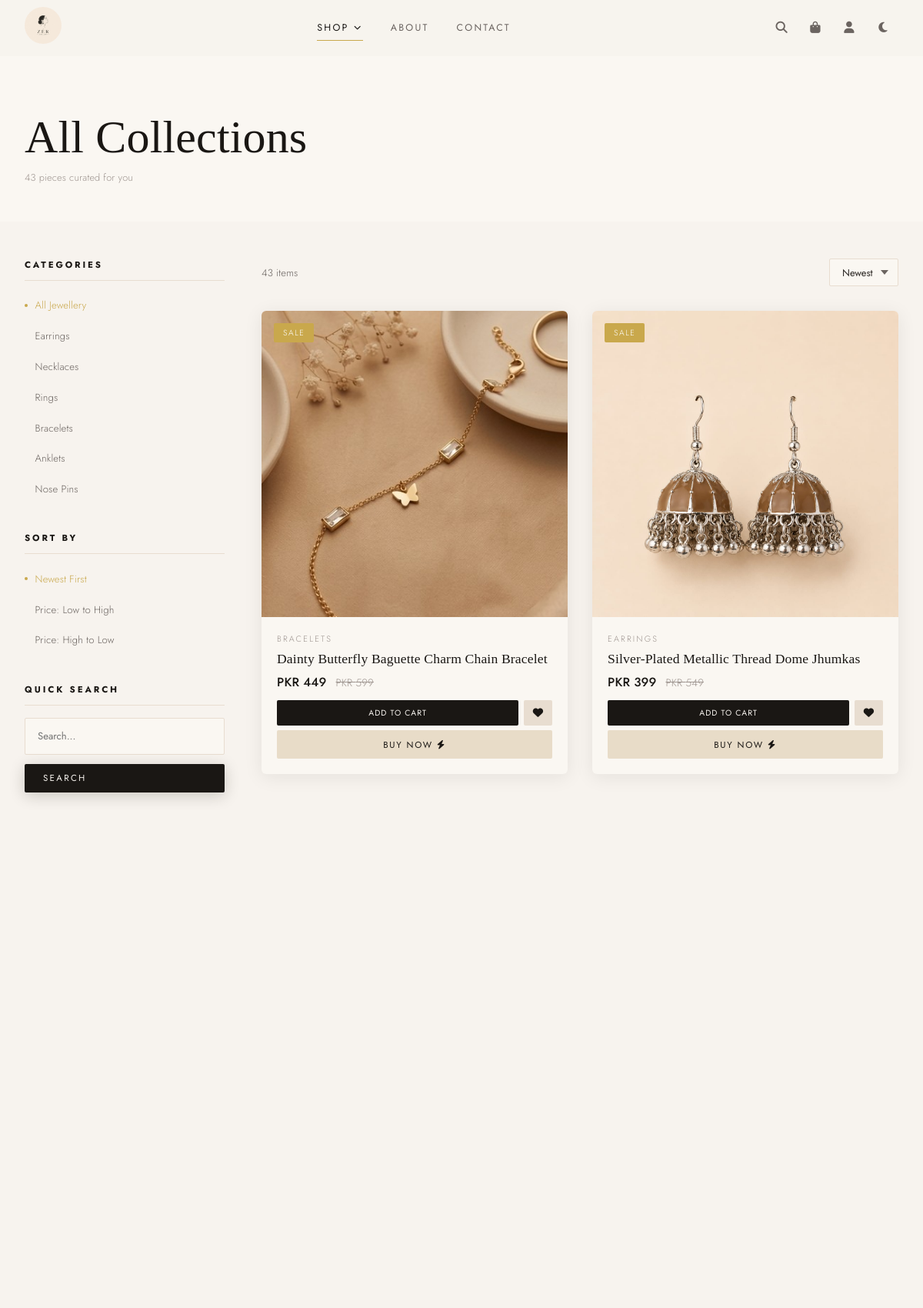
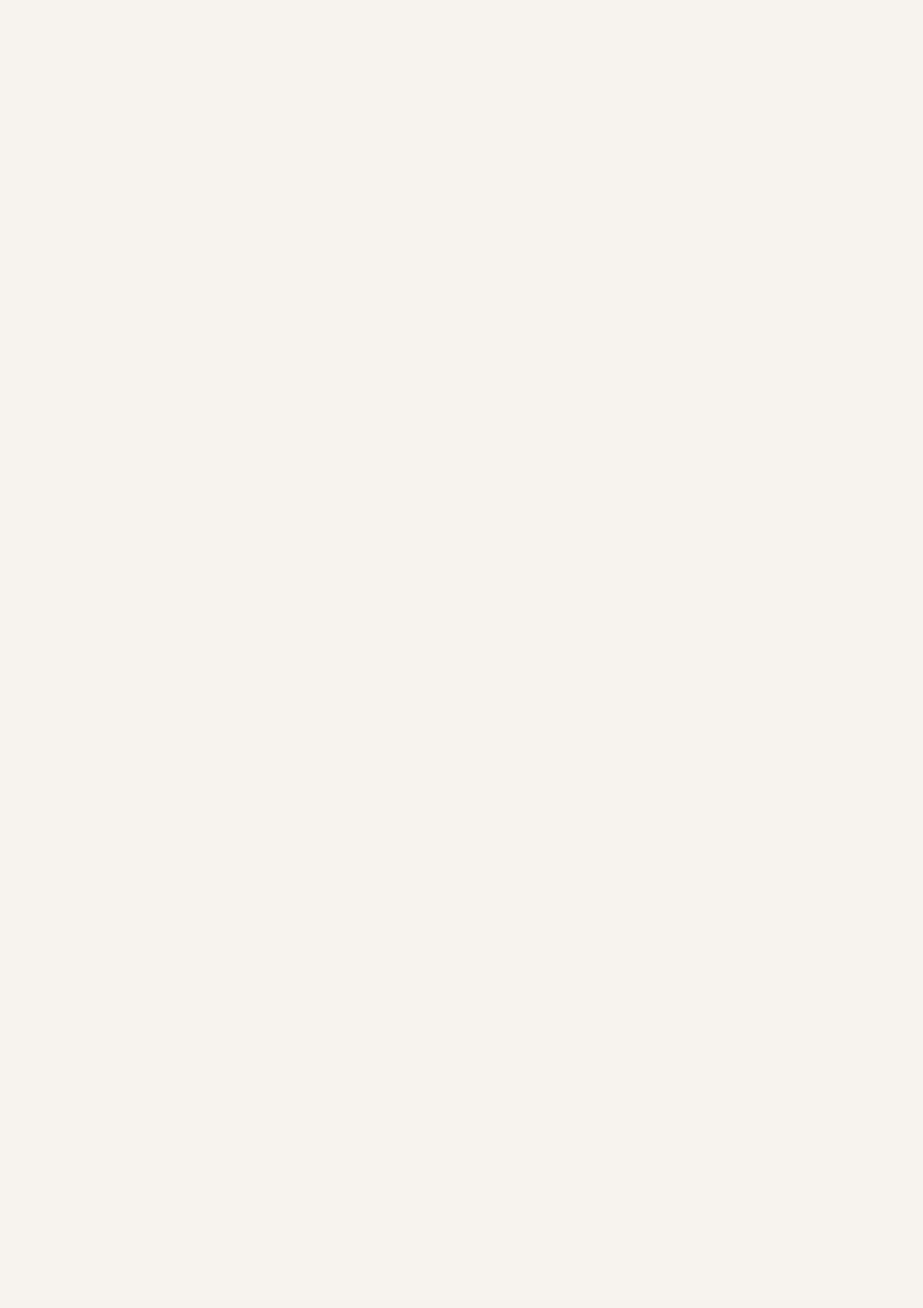
Page /shop (upper part) on the committed database (2 pictures, top to bottom).
### app.py (models this page shows)
class Product(db.Model):
    id = db.Column(db.Integer, primary_key=True)
    name = db.Column(db.String(200), nullable=False)
    description = db.Column(db.Text)
    price = db.Column(db.Float, nullable=False)
    original_price = db.Column(db.Float)
    category = db.Column(db.String(50), nullable=False)
    image_url = db.Column(db.String(300))
    image_url_2 = db.Column(db.String(300))
    image_url_3 = db.Column(db.String(300))
    image_url_4 = db.Column(db.String(300))
    stock = db.Column(db.Integer, default=10)
    is_featured = db.Column(db.Boolean, default=False)
    is_trending = db.Column(db.Boolean, default=False)
    material = db.Column(db.String(100))
    weight = db.Column(db.String(50))
    created_at = db.Column(db.DateTime, default=datetime.utcnow)
    reviews = db.relationship('Review', backref='product', lazy=True)
    wishlist = db.relationship('Wishlist', backref='product', lazy=True)

### app.py (the view, shortened to what this page needs)
@app.route('/shop')
def shop():
    category = request.args.get('category', '')
    search = request.args.get('search', '')[:100]
    sort = request.args.get('sort', 'newest')
    page = request.args.get('page', 1, type=int)
    query = Product.query
    if category:
        query = query.filter_by(category=category)
    if sort == 'price_asc':
        query = query.order_by(Product.price.asc())
    elif sort == 'price_desc':
        query = query.order_by(Product.price.desc())
    elif sort == 'newest':
        query = query.order_by(Product.created_at.desc())
    products = query.paginate(page=page, per_page=12, error_out=False)
    return render_template('shop.html', products=products, category=category, search=search, sort=sort)

### app.py (called while the page is built, shortened)
def get_cart():
    raw = session.get('cart', {})
    if not isinstance(raw, dict):
        return {}
    clean = {}
    return clean

def cart_count():
    return sum(item['qty'] for item in get_cart().values())

def get_wishlist_ids():
    uid = session.get('user_id')
    if uid:
        items = Wishlist.query.filter_by(user_id=uid).all()
        return [w.product_id for w in items]
    return []

@app.context_processor
def inject_globals():
    uid = session.get('user_id')
    current_user = db.session.get(User, uid) if uid else None
    return dict(
        cart_count=cart_count(),
        wishlist_ids=get_wishlist_ids(),
        current_user=current_user,
        csrf_token=csrf_token,
        categories=['Earrings','Necklaces','Rings','Bracelets','Anklets','Nose Pins']
    )

def csrf_token():
    token = session.get('_csrf_token')
    if not token:
        token = secrets.token_urlsafe(32)
        session['_csrf_token'] = token
    return token

@app.before_request
def protect_state_changing_requests():
    if request.method in {'POST', 'PUT', 'PATCH', 'DELETE'}:
        expected = session.get('_csrf_token')
        supplied = request.form.get('csrf_token') or request.headers.get('X-CSRF-Token')
        if not expected or not supplied or not secrets.compare_digest(expected, supplied):
            if request.path.startswith('/wishlist/'):
                return jsonify({'status': 'csrf_error'}), 400
            flash('Your session expired. Please try again.', 'error')
            return redirect(safe_next_url(request.referrer) or url_for('home'))

### templates/shop.html (shortened to what this page needs)
{% extends "base.html" %}
{% block content %}
<div class="shop-header">
  <div class="container">
    <h1 class="shop-title">{% if category %}{{ category }}{% else %}All Collections{% endif %}</h1>
    <p class="shop-meta">{{ products.total }} pieces curated for you</p>
  </div>
</div>
<div class="shop-layout">
  <aside class="shop-sidebar">
    <div class="sidebar-section">
      <h4 class="sidebar-title">Categories</h4>
      <ul class="filter-list">
        <li><a href="{{ url_for('shop') }}" class="{% if not category %}active{% endif %}">All Jewellery</a></li>
        {% for cat in categories %}
        <li><a href="{{ url_for('shop', category=cat) }}" class="{% if category==cat %}active{% endif %}">{{ cat }}</a></li>
        {% endfor %}
      </ul>
    </div>
    <div class="sidebar-section">
      <h4 class="sidebar-title">Sort By</h4>
      <ul class="filter-list">
        <li><a href="{{ url_for('shop', category=category, sort='newest') }}" class="{% if sort=='newest' %}active{% endif %}">Newest First</a></li>
        <li><a href="{{ url_for('shop', category=category, sort='price_asc') }}" class="{% if sort=='price_asc' %}active{% endif %}">Price: Low to High</a></li>
        <li><a href="{{ url_for('shop', category=category, sort='price_desc') }}" class="{% if sort=='price_desc' %}active{% endif %}">Price: High to Low</a></li>
      </ul>
    </div>
    <div class="sidebar-section">
      <h4 class="sidebar-title">Quick Search</h4>
      <form action="{{ url_for('shop') }}" method="get" style="display:flex;flex-direction:column;gap:0.75rem">
        <input type="text" name="search" value="{{ search }}" placeholder="Search..." class="form-input" style="font-size:0.82rem">
        <button type="submit" class="btn btn-primary btn-sm">Search</button>
      </form>
    </div>
  </aside>
  <div>
    <div class="shop-controls">
      <p style="font-size:0.82rem;color:var(--warm-grey)">
        {% if search %}Results for "{{ search }}" — {% endif %}{{ products.total }} items
      </p>
      <select class="sort-select" onchange="location.href=this.value">
        <option value="{{ url_for('shop', category=category, sort='newest') }}" {% if sort=='newest' %}selected{% endif %}>Newest</option>
      </select>
    </div>
    {% if products.items %}
    <div class="products-grid">
      {% for product in products.items %}
      <div class="product-card reveal reveal-delay-{{ loop.index % 4 }}">
        {% if product.original_price %}<span class="product-badge">Sale</span>{% endif %}
        <a href="{{ url_for('product_detail', id=product.id) }}" style="display:block;overflow:hidden;aspect-ratio:1;">
          <img src="{{ product.image_url }}" alt="{{ product.name }}" loading="lazy" style="width:100%;height:100%;object-fit:cover;transition:transform 0.7s ease;">
        </a>
        <div class="product-info">
          <p class="product-category">{{ product.category }}</p>
          <a href="{{ url_for('product_detail', id=product.id) }}" class="product-name">{{ product.name }}</a>
          <div class="product-price-wrap">
            <span class="product-price">PKR {{ "{:,.0f}".format(product.price) }}</span>
            {% if product.original_price %}<span class="product-orig">PKR {{ "{:,.0f}".format(product.original_price) }}</span>{% endif %}
          </div>
          {% if product.stock > 0 %}
          <div style="display:flex;gap:0.4rem;margin-top:0.75rem">
            <form action="{{ url_for('add_to_cart', id=product.id) }}" method="post" style="flex:1">
              <button type="submit" class="card-btn-dark">Add to Cart</button>
            </form>
            <button class="wishlist-btn " data-product-id="{{ product.id }}" style="padding:0.55rem 0.75rem;background:var(--beige);color:var(--black);border:none;cursor:pointer;border-radius:2px;transition:all 0.2s;"><i class="fas fa-heart"></i></button>
          </div>
          <form action="{{ url_for('buy_now', id=product.id) }}" method="post" style="margin-top:0.4rem">
            <button type="submit" class="card-btn-buynow">Buy Now <i class="fas fa-bolt"></i></button>
          </form>
          {% else %}
          <div style="margin-top:0.75rem;padding:0.65rem;background:var(--beige);color:var(--light-grey);text-align:center;font-size:0.72rem;letter-spacing:0.15em;text-transform:uppercase;border-radius:2px;">Sold Out</div>
          {% endif %}
        </div>
      </div>
      {% endfor %}
    </div>
    {% endif %}
  </div>
</div>
{% endblock %}

### rows in the picture
Product: shows "SALE", image_url (picture), category "BRACELETS", name "Dainty Butterfly Baguette Charm Chain Bracelet", price "449", original_price "599"
Product: shows "SALE", image_url (picture), category "EARRINGS", name "Silver-Plated Metallic Thread Dome Jhumkas", price "399", original_price "549"

### other values in the picture
{{ products.total }} "43"
{{ cat }} "Earrings" "Necklaces" "Rings" "Bracelets" "Anklets" "Nose Pins"
